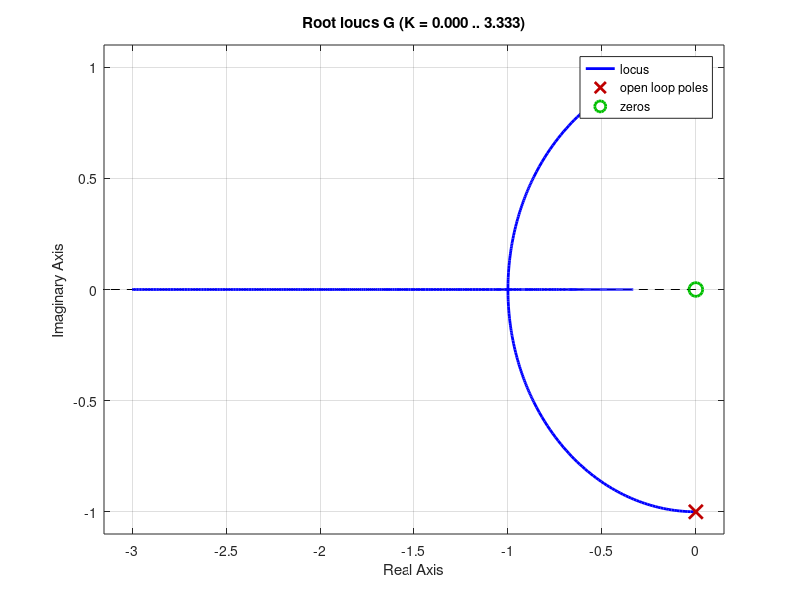

MATLAB code for this plot: (Note: this script raises an error after producing the figure.)
clear all
close all
clc

s = tf('s');

%% Sistema de malha aberta
%Letra a) 
G =1*(((s))/((s^2+1)));


% Deseja-se
%mp = 0.707;
%csi = -log(mp)/sqrt(pi^2+log(mp)^2)
csi=0.824620157442;

% Lugar das raizes
figure, rlocus(G), 
sgrid(csi,0)
